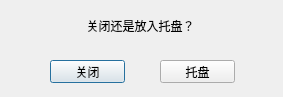
<?xml version="1.0" encoding="UTF-8"?>
<ui version="4.0">
 <class>DialogForQSystemTrayIcon</class>
 <widget class="QDialog" name="DialogForQSystemTrayIcon">
  <property name="geometry">
   <rect>
    <x>0</x>
    <y>0</y>
    <width>283</width>
    <height>97</height>
   </rect>
  </property>
  <property name="windowTitle">
   <string>Dialog</string>
  </property>
  <widget class="QLabel" name="label">
   <property name="geometry">
    <rect>
     <x>50</x>
     <y>10</y>
     <width>181</width>
     <height>31</height>
    </rect>
   </property>
   <property name="text">
    <string>关闭还是放入托盘？</string>
   </property>
   <property name="alignment">
    <set>Qt::AlignCenter</set>
   </property>
  </widget>
  <widget class="QPushButton" name="pushButton">
   <property name="geometry">
    <rect>
     <x>50</x>
     <y>60</y>
     <width>75</width>
     <height>23</height>
    </rect>
   </property>
   <property name="text">
    <string>关闭</string>
   </property>
  </widget>
  <widget class="QPushButton" name="pushButton_2">
   <property name="geometry">
    <rect>
     <x>160</x>
     <y>60</y>
     <width>75</width>
     <height>23</height>
    </rect>
   </property>
   <property name="text">
    <string>托盘</string>
   </property>
  </widget>
 </widget>
 <resources/>
 <connections/>
</ui>
